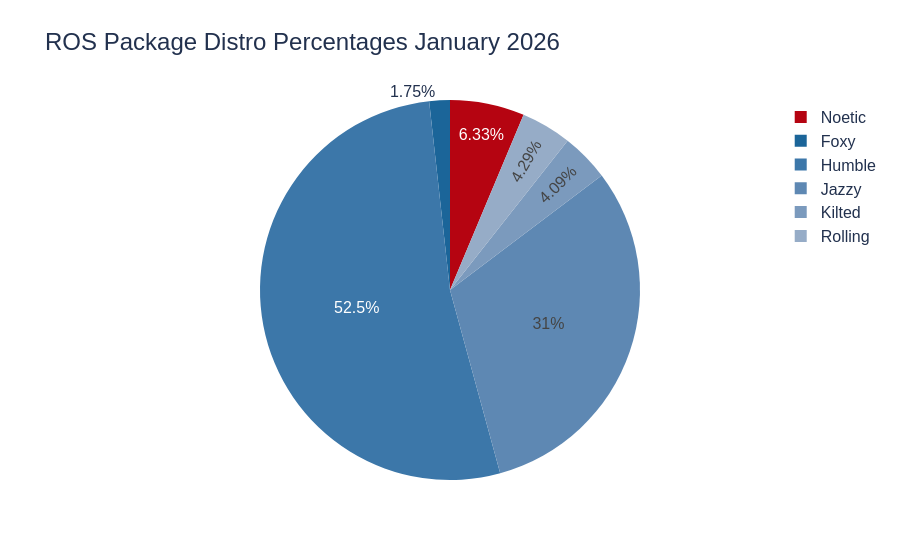

The code cell stored with this chart in its notebook:
### Code cell
trace1 = go.Pie(values= temp[this_year], labels = temp["name"],title="",sort= False)
layout = go.Layout(title="ROS Package Distro Percentages {0} {1}".format(this_month,this_year))
fig = go.Figure(data=trace1, layout=layout)


fig.update_layout(
    font_family="Arial",
    font_color="#22314E",
    font_size=16,
    title_font_size = 24,
    title_font_family="Arial",
    title_font_color="#22314E"
)

fig.update_traces(marker=dict(colors=["#b50411","#1b6599","#3c77a9","#5e88b3","#7b9abd","#96acc7","#b0bed1"
,"#fdc6ba","#FFFF99"]))

fig.show()

### Figure 1 — Plotly figure (JSON) as saved in the notebook; plotly's stock layout.template omitted (floating-point values rounded to 4 significant figures)
{"data": [{"labels": ["Noetic", "Foxy", "Humble", "Jazzy", "Kilted", "Rolling", "All Other Distros", "Python Pkgs"], "marker": {"colors": ["#b50411", "#1b6599", "#3c77a9", "#5e88b3", "#7b9abd", "#96acc7", "#b0bed1", "#fdc6ba", "#FFFF99"]}, "sort": false, "title": {"text": ""}, "type": "pie", "values": [5.6, 1.55, 46.46, 27.46, 3.62, 3.8, NaN, NaN]}], "layout": {"font": {"color": "#22314E", "family": "Arial", "size": 16}, "title": {"font": {"color": "#22314E", "family": "Arial", "size": 24}, "text": "ROS Package Distro Percentages January 2026"}}}
